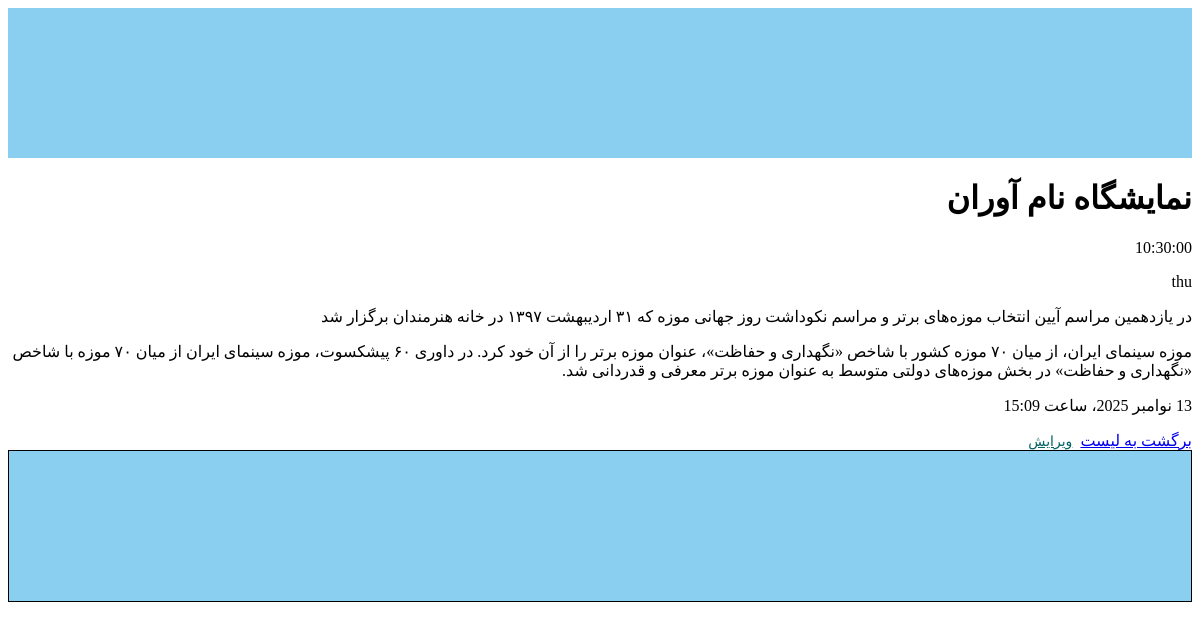
/introduction/detail/5, run on the app's committed database.
### apps/introduction/models.py (models this page shows, shortened)
class Place (models.Model):
    code = models.CharField(max_length=50 , unique=True , help_text='کد یکتا برای مکان',verbose_name='کد')
    title = models.CharField(max_length=50 , help_text='نام مکان',verbose_name='عنوان')
    main_image = models.ImageField(upload_to='places/main_image', blank=True ,null=True,verbose_name='تصویر ')
    visiting_hours = models.CharField(max_length=255 , blank=True , null=True , verbose_name='ساعت بازدید')
    OPEN_DAY_CHOISES = [
        ('sat', 'شنبه'),
        ('sun', 'یک‌شنبه'),
        ('mon', 'دوشنبه'),
        ('tue', 'سه‌شنبه'),
        ('wed', 'چهارشنبه'),
        ('thu', 'پنج‌شنبه'),
        ('fri', 'جمعه'),
    ]
    open_days = models.CharField(max_length=100, choices=OPEN_DAY_CHOISES ,blank=True,null=True,verbose_name='روز بازدید')
    regulations = models.TextField(blank=True , null=True ,verbose_name='قوانین')
    more_info = models.TextField(blank=True,null=True,verbose_name='اطلاعات بیشتر')
    created_at = models.DateTimeField(auto_now_add=True,verbose_name='تاریخ ثبت مکان')

### apps/introduction/views.py (the view)
# urls.py: path('detail/<int:pk>',PlaceDetail.as_view(),name='PlaceDetail'),
class PlaceDetail(DetailView):
    model=Place

### templates/introduction/Place_detail.html (shortened to what this page needs)
{% extends 'base.html' %}
{% block content %}
        <h1>{{object.title}}</h1>
        <p>{{object.visiting_hours}}</p>
        <p>{{object.open_days}}</p>
        <p>{{object.regulations }}</p>
        <p>{{object.more_info }}</p>
        <p>{{object.created_at}}</p>
        <a href="{% url 'Placelist' %}">برگشت به لیست</a>
        <a href="{% url 'PlaceUpdate' place.pk %}" class="btn">ویرایش</a>
{% endblock content %}

### static/css/style.css (style rules this page uses)
body { direction: rtl; }
.btn { padding :.25rem .25rem .5rem ; font-size: .875rem; line-height: .5; border-radius: .2rem; color: #036366; }

### data on the page
Place: title "نمایشگاه نام آوران", visiting_hours "10:30:00", open_days "thu", regulations "در یازدهمین مراسم آیین انتخاب موزه‌های برتر و مراسم نکوداشت روز جهانی موزه که ۳۱ اردیبهشت ۱۳۹۷ در خانه هنرمندان برگزار شد", more_info "موزه سینمای ایران، از میان ۷۰ موزه کشور با شاخص «نگهداری و حفاظت»، عنوان موزه برتر را از آن خود کرد. در داوری ۶۰ پیشکسوت، موزه سینمای ایران از میان ۷۰ موزه با شاخص «نگهداری و حفاظت» در بخش موزه‌های دولتی متوسط به عنوان موزه برتر معرفی و قدردانی شد.", created_at "13 نوامبر 2025، ساعت 15:09"
